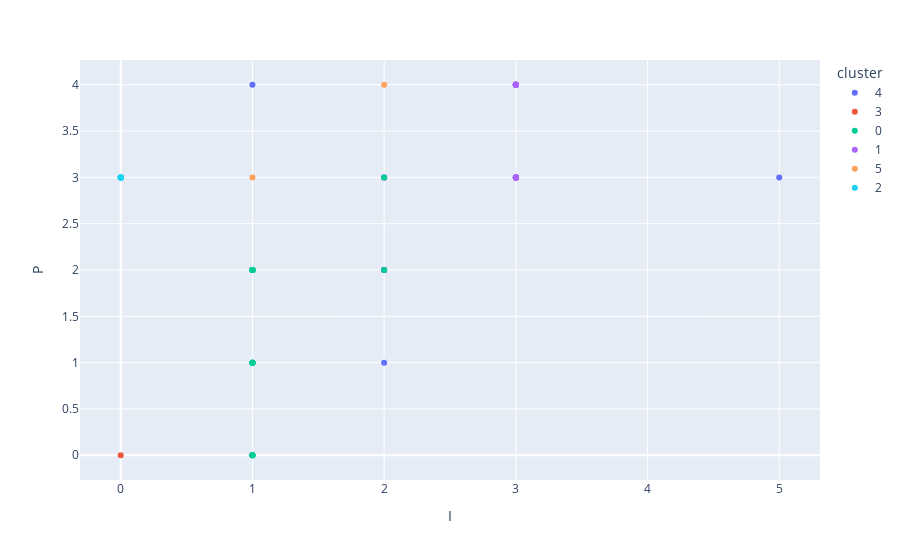

This figure's notebook cell:
### Markdown cell above
Create the I vs P scatterplot, but remove `ols`.

### Code cell
px.scatter(dataframe,x = "I",y = "P",color = "cluster")

#<xml xmlns="https://developers.google.com/blockly/xml"><variables><variable id="o]8d]RxO,Gcx(.ogOS#{">px</variable><variable id="w0MtU$GK$_0i(vCQ@}s{">dataframe</variable></variables><block type="varDoMethod" id="Dn5fvKUj5b*)^9)1eTd8" x="-72" y="81"><mutation items="4"></mutation><field name="VAR" id="o]8d]RxO,Gcx(.ogOS#{">px</field><field name="MEMBER">scatter</field><data>px:scatter</data><value name="ADD0"><block type="variables_get" id="j7;K-#L?vCt~imZ?=Oax"><field name="VAR" id="w0MtU$GK$_0i(vCQ@}s{">dataframe</field></block></value><value name="ADD1"><block type="dummyOutputCodeBlock" id="Od4~8dz?HlhMIYS8s~gV"><field name="CODE">x = "I"</field></block></value><value name="ADD2"><block type="dummyOutputCodeBlock" id="pwXKi)V{FZ:PE[jU!H,r"><field name="CODE">y = "P"</field></block></value><value name="ADD3"><block type="dummyOutputCodeBlock" id="-O+U-Gyb3EVUUL/h0pO?"><field name="CODE">color = "cluster"</field></block></value></block></xml>

### Figure 1 — Plotly figure (JSON) as saved in the notebook; plotly's stock layout.template omitted (floating-point values rounded to 4 significant figures)
{"data": [{"hovertemplate": "cluster=4<br>I=%{x}<br>P=%{y}<extra></extra>", "legendgroup": "4", "marker": {"color": "#636efa", "symbol": "circle"}, "mode": "markers", "name": "4", "orientation": "v", "showlegend": true, "type": "scatter", "x": [5, 3, 3, 3, 2, 2, 2, 2, 1, 1, 2, 1, 3, 2], "xaxis": "x", "y": [3, 4, 3, 4, 3, 2, 2, 1, 2, 2, 2, 4, 4, 3], "yaxis": "y"}, {"hovertemplate": "cluster=3<br>I=%{x}<br>P=%{y}<extra></extra>", "legendgroup": "3", "marker": {"color": "#EF553B", "symbol": "circle"}, "mode": "markers", "name": "3", "orientation": "v", "showlegend": true, "type": "scatter", "x": [0], "xaxis": "x", "y": [0], "yaxis": "y"}, {"hovertemplate": "cluster=0<br>I=%{x}<br>P=%{y}<extra></extra>", "legendgroup": "0", "marker": {"color": "#00cc96", "symbol": "circle"}, "mode": "markers", "name": "0", "orientation": "v", "showlegend": true, "type": "scatter", "x": [2, 2, 1, 1, 1, 1, 1, 1, 1, 1, 1, 1, 1, 1, 1, 1, 1, 1, 1], "xaxis": "x", "y": [2, 3, 2, 2, 2, 2, 2, 2, 1, 1, 1, 1, 0, 0, 0, 0, 0, 1, 1], "yaxis": "y"}, {"hovertemplate": "cluster=1<br>I=%{x}<br>P=%{y}<extra></extra>", "legendgroup": "1", "marker": {"color": "#ab63fa", "symbol": "circle"}, "mode": "markers", "name": "1", "orientation": "v", "showlegend": true, "type": "scatter", "x": [3, 3, 3, 3, 3, 3, 3, 3, 3, 3, 3, 3, 3, 3, 3, 3, 3, 3, 3, 3, 3], "xaxis": "x", "y": [4, 4, 4, 4, 4, 4, 3, 3, 3, 4, 3, 3, 4, 3, 3, 3, 3, 3, 4, 4, 3], "yaxis": "y"}, {"hovertemplate": "cluster=5<br>I=%{x}<br>P=%{y}<extra></extra>", "legendgroup": "5", "marker": {"color": "#FFA15A", "symbol": "circle"}, "mode": "markers", "name": "5", "orientation": "v", "showlegend": true, "type": "scatter", "x": [1, 2], "xaxis": "x", "y": [3, 4], "yaxis": "y"}, {"hovertemplate": "cluster=2<br>I=%{x}<br>P=%{y}<extra></extra>", "legendgroup": "2", "marker": {"color": "#19d3f3", "symbol": "circle"}, "mode": "markers", "name": "2", "orientation": "v", "showlegend": true, "type": "scatter", "x": [0, 0, 0, 0, 0, 0, 0, 0, 0], "xaxis": "x", "y": [3, 3, 3, 3, 3, 3, 3, 3, 3], "yaxis": "y"}], "layout": {"legend": {"title": {"text": "cluster"}, "tracegroupgap": 0}, "margin": {"t": 60}, "xaxis": {"anchor": "y", "domain": [0, 1], "title": {"text": "I"}}, "yaxis": {"anchor": "x", "domain": [0, 1], "title": {"text": "P"}}}}
